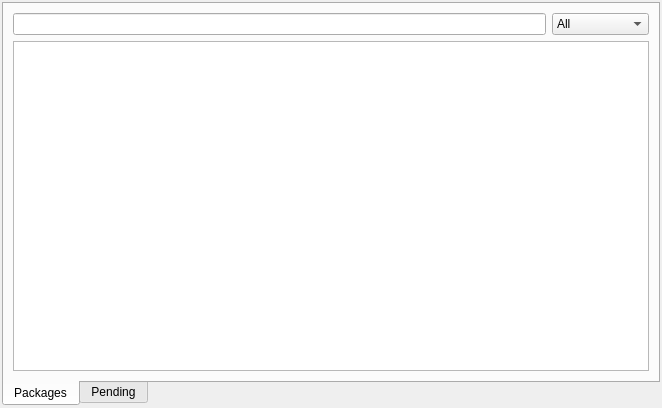
<?xml version="1.0" encoding="UTF-8"?>
<ui version="4.0">
 <class>LackMan</class>
 <widget class="QWidget" name="LackMan">
  <property name="geometry">
   <rect>
    <x>0</x>
    <y>0</y>
    <width>662</width>
    <height>408</height>
   </rect>
  </property>
  <property name="windowTitle">
   <string/>
  </property>
  <layout class="QVBoxLayout" name="verticalLayout">
   <property name="margin">
    <number>2</number>
   </property>
   <item>
    <widget class="QTabWidget" name="tabWidget">
     <property name="tabPosition">
      <enum>QTabWidget::South</enum>
     </property>
     <property name="currentIndex">
      <number>0</number>
     </property>
     <widget class="QWidget" name="tab">
      <attribute name="title">
       <string>Packages</string>
      </attribute>
      <layout class="QVBoxLayout" name="verticalLayout_3">
       <item>
        <layout class="QVBoxLayout" name="verticalLayout_2">
         <item>
          <layout class="QHBoxLayout" name="horizontalLayout_2">
           <item>
            <widget class="QLineEdit" name="SearchLine_"/>
           </item>
           <item>
            <widget class="QComboBox" name="PackageStatus_">
             <item>
              <property name="text">
               <string>All</string>
              </property>
             </item>
             <item>
              <property name="text">
               <string>Installed</string>
              </property>
             </item>
             <item>
              <property name="text">
               <string>Upgradable</string>
              </property>
             </item>
             <item>
              <property name="text">
               <string>Not installed</string>
              </property>
             </item>
            </widget>
           </item>
          </layout>
         </item>
         <item>
          <widget class="QTreeView" name="Plugins_">
           <property name="rootIsDecorated">
            <bool>false</bool>
           </property>
           <property name="itemsExpandable">
            <bool>false</bool>
           </property>
           <attribute name="headerVisible">
            <bool>false</bool>
           </attribute>
          </widget>
         </item>
        </layout>
       </item>
      </layout>
     </widget>
     <widget class="QWidget" name="tab_3">
      <attribute name="title">
       <string>Pending</string>
      </attribute>
      <layout class="QHBoxLayout" name="horizontalLayout">
       <property name="margin">
        <number>2</number>
       </property>
       <item>
        <widget class="QTreeView" name="PendingTree_">
         <attribute name="headerVisible">
          <bool>false</bool>
         </attribute>
        </widget>
       </item>
      </layout>
     </widget>
    </widget>
   </item>
  </layout>
 </widget>
 <resources/>
 <connections/>
</ui>
